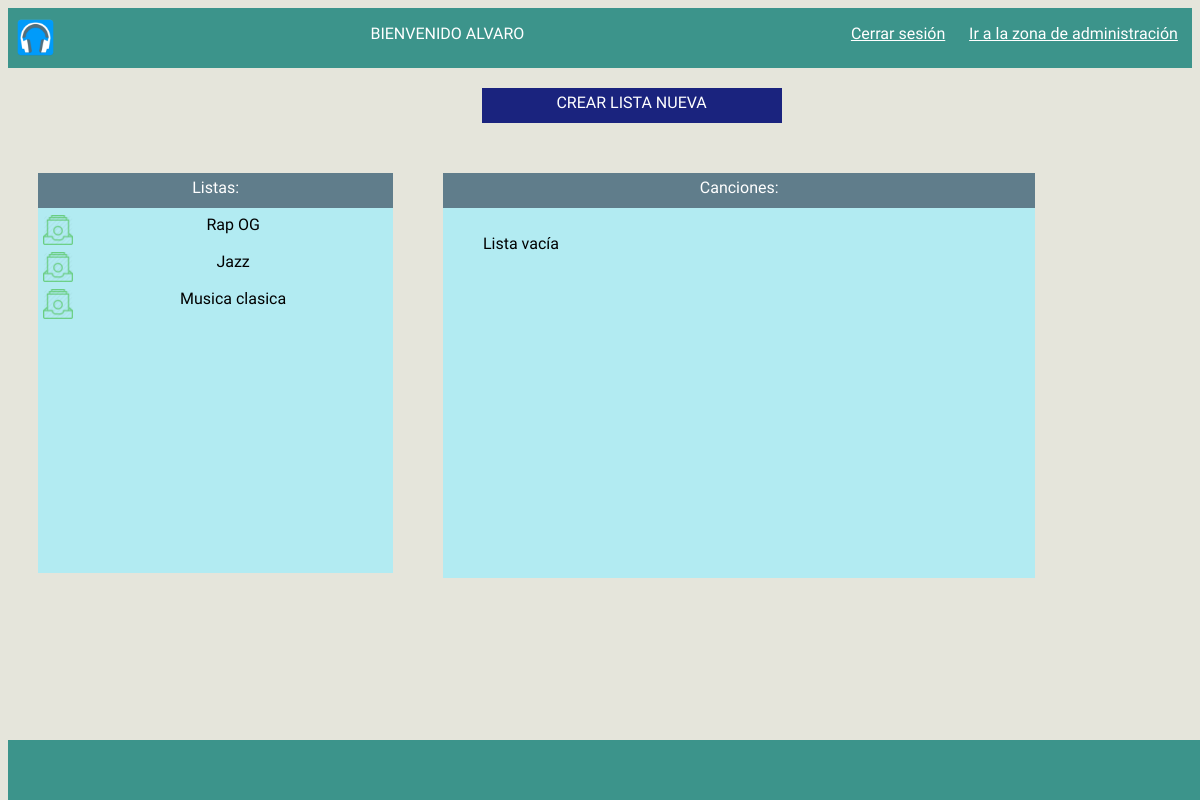
Page /area_usuario/usuario.php?id=2 (signed in) on the earlier database version.
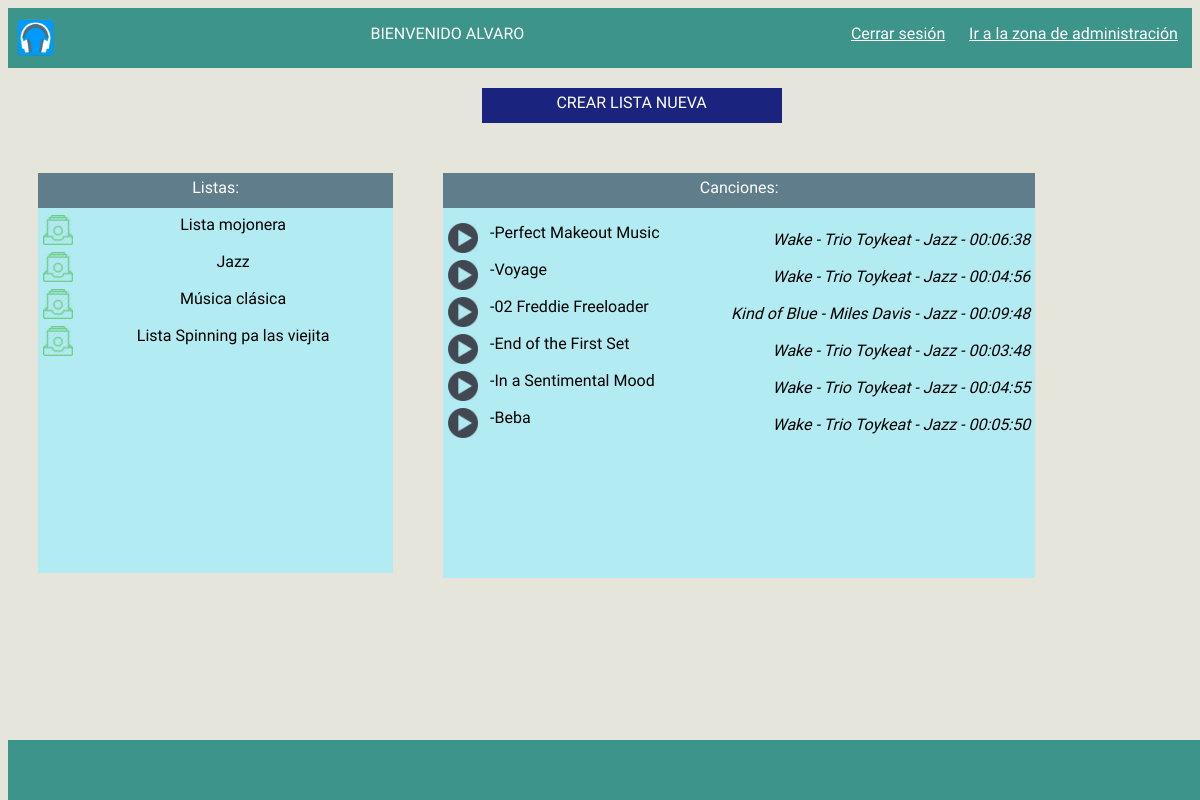
Same page on the later database version.
### tables this page shows
CREATE TABLE IF NOT EXISTS `lista` (
`id_lista` int(11) NOT NULL,
  `nombre_usuariofk` varchar(20) NOT NULL,
  `nombre_lista` varchar(50) NOT NULL,
  `fecha_crea` date NOT NULL
);

CREATE TABLE IF NOT EXISTS `cancion` (
`id_cancion` int(11) NOT NULL,
  `nombre_cancion` varchar(50) NOT NULL,
  `album` varchar(50) DEFAULT NULL,
  `anio_salida` year(4) DEFAULT NULL,
  `autor` varchar(50) DEFAULT NULL,
  `genero` varchar(50) DEFAULT NULL,
  `duracion` time NOT NULL
);

### area_usuario/usuario.php (the view, shortened to what this page needs)
<!DOCTYPE html>
<html lang="en">
  <head>
    <link rel="stylesheet" type="text/css" href="../estilos/general.css">
  </head>
  <body onLoad="setup();">
      <div class="cabecera">
        <div id="cabecera1"><img src="../img/headphones.png"><p><?php echo "BIENVENIDO ".strtoupper($_SESSION["usuario"]);
           ?></p></div>
          <div id="cabecera2"><p><a href="cierre.php">Cerrar sesión</a><?php if($_SESSION['nivel']==0) {
               echo "&nbsp &nbsp &nbsp <a href='administracion.php'>Ir a la zona de administración</a>";
           } ?></p></div>
      </div>
      <div class="nuevalista"><a href="crear.php">CREAR LISTA NUEVA</a></div>
      <div class="listas">
          <div class="liscab">Listas:</div>
          <div class="liscont">
             <ul class="listausu">
               <?php
             $connection = new mysqli("localhost", "msadmin", "admin", "msalvaro");
$connection->set_charset("utf8");
        if ($result = $connection->query("SELECT * FROM lista join usuario on lista.nombre_usuariofk=usuario.nombre_usuario
            WHERE nombre_usuario='".$_SESSION['usuario']."';")) {
              if ($result->num_rows===0) {
                echo "<p>No tiene lista</p>";
              } else {
                 while($obj = $result->fetch_object()) {
                     echo "<li><a href='editar.php?id=$obj->id_lista'><img src='../img/lista.png'></a><a href='usuario.php?id=$obj->id_lista'> ".$obj->nombre_lista." <span class='fechacr'></span> </a></li>";
                 }
              }
          } else {
            echo "Consulta equivocada";
            var_dump($result);
          }
?>
              </ul>
        </div>
      </div>
      <div class="canciones">
          <div class="cancab">Canciones:</div>
          <div class="cancont"><?php
if (isset($_GET["id"])) {
        if ($result2 = $connection->query("SELECT * FROM lista , usuario, forma, cancion WHERE lista.nombre_usuariofk=usuario.nombre_usuario AND lista.id_lista=forma.id_listafk AND cancion.id_cancion=forma.id_cancionfk2 AND nombre_usuario='".$_SESSION['usuario']."' AND id_lista='".$_GET['id']."' ORDER BY num_cancion asc;")) {
              if ($result2->num_rows===0) {
                echo "<p>&nbsp &nbsp &nbsp &nbsp &nbsp Lista vacía</p>";
              } else {
                 while($obj2 = $result2->fetch_object()) {
                     $cancion=array('id'=>$_GET['id'],'cancion'=>$obj2->nombre_cancion);
                     $url=http_build_query($cancion);
                     $url_final="usuario.php?".$url;
                    echo "<li><a href='$url_final'><img src='../img/play.png'></a>&nbsp&nbsp&nbsp-".substr($obj2->nombre_cancion, 0, -4)."<p class='caninfo'>".$obj2->album." - ".$obj2->autor." - ".$obj2->genero." - ".$obj2->duracion."</p></li>";
                 }
              }
          } else {
            echo "Consulta equivocada";
            var_dump($result2);
          }
}
else {
            echo "<p class='formcont'>  Primero elige tu lista de reproducción</p>";
}
              ?>
        </div>
      </div>
      <div class="pie"><?php
          ?></div>
  </body>
</html>

### estilos/general.css (style rules this page uses)
body { font-family: 'Dosis', sans-serif; background-color: #E5E5DB; height: 580px; }
.cabecera { height: 60px; margin: left; background-color: #3C948B; margin-top: 0px; color: white; text-align: center; top: 0; width: 100%; }
#cabecera1 { height: 60px; float: left; width: 70%; }
#cabecera1 img { height: 45px; float: left; width: 45px; margin-top: 7px; margin-left: 5px; }
#cabecera2 { height: 60px; float: left; width: 30%; }
#cabecera2 a { color: white; }
.pie { width: 100%; height: 60px; position: fixed; background-color: #3C948B; bottom: 0; color: white; text-align: center; }
.listas { float: left; margin-top: 50px; margin-left: 30px; width: 30%; height: 400px; background-color: white; }
.liscab { width: auto; height: 30px; text-align: center; background-color: #607D8B; padding-top: 5px; color: white; }
.liscont { text-align: center; padding-top: 20px; background-color: #B2EBF2; height: 345px; overflow: scroll; }
.listausu { margin-left:-40px; margin-top: -18px; }
.listausu li { list-style-type: none; margin-bottom: 2px; height: 30px; padding-top: 5px; }
.listausu li img { height: 30px; width: 30px; margin-left: 5px; float: left; }
.listausu a { text-decoration: none; color: black; }
.canciones { float: left; margin-left: 50px; margin-top: 50px; width: 50%; height: 400px; background-color: white; }
.cancab { width: auto; height: 30px; text-align: center; background-color: #607D8B; padding-top: 5px; color: white; }
.cancont { padding-top: 10px; background-color: #B2EBF2; height: 360px; overflow: scroll; }
.cancont li { list-style-type: none; margin-bottom: 2px; height: 30px; padding-top: 5px; cursor: pointer; }
.cancont li img { height: 30px; width: 30px; margin-left: 5px; float: left; }
.caninfo { text-align: right; font-style: italic; margin: 0px; margin-top: -12px; margin-right: 5px; }
.nuevalista { width: 300px; height: 30px; margin-left: 40%; margin-top: 20px; padding-top: 5px; background-color: #1A237E; text-align: center; }
.nuevalista a { color: white; text-decoration: none; }

Differences in the rows shown:
now on one of the page's lists (row edited): lista: cancion.nombre_cancion "Perfect Makeout Music", cancion.album "Wake", cancion.autor "Trio Toykeat", cancion.genero "Jazz", cancion.duracion "00:06:38", cancion.nombre_cancion "Voyage", cancion.duracion "00:04:56", cancion.nombre_cancion "02 Freddie Freeloader", cancion.album "Kind of Blue", cancion.autor "Miles Davis", cancion.duracion "00:09:48", cancion.nombre_cancion "End of the First Set", cancion.duracion "00:03:48", cancion.nombre_cancion "In a Sentimental Mood", cancion.duracion "00:04:55", cancion.nombre_cancion "Beba", cancion.duracion "00:05:50"
changed lista: nombre_lista "Rap OG" → "Lista mojonera"
changed lista: nombre_lista "Musica clasica" → "Música clásica"
added lista: nombre_lista "Lista Spinning pa las viejita"
Other differences:
text no longer shown: "Lista vacía"
